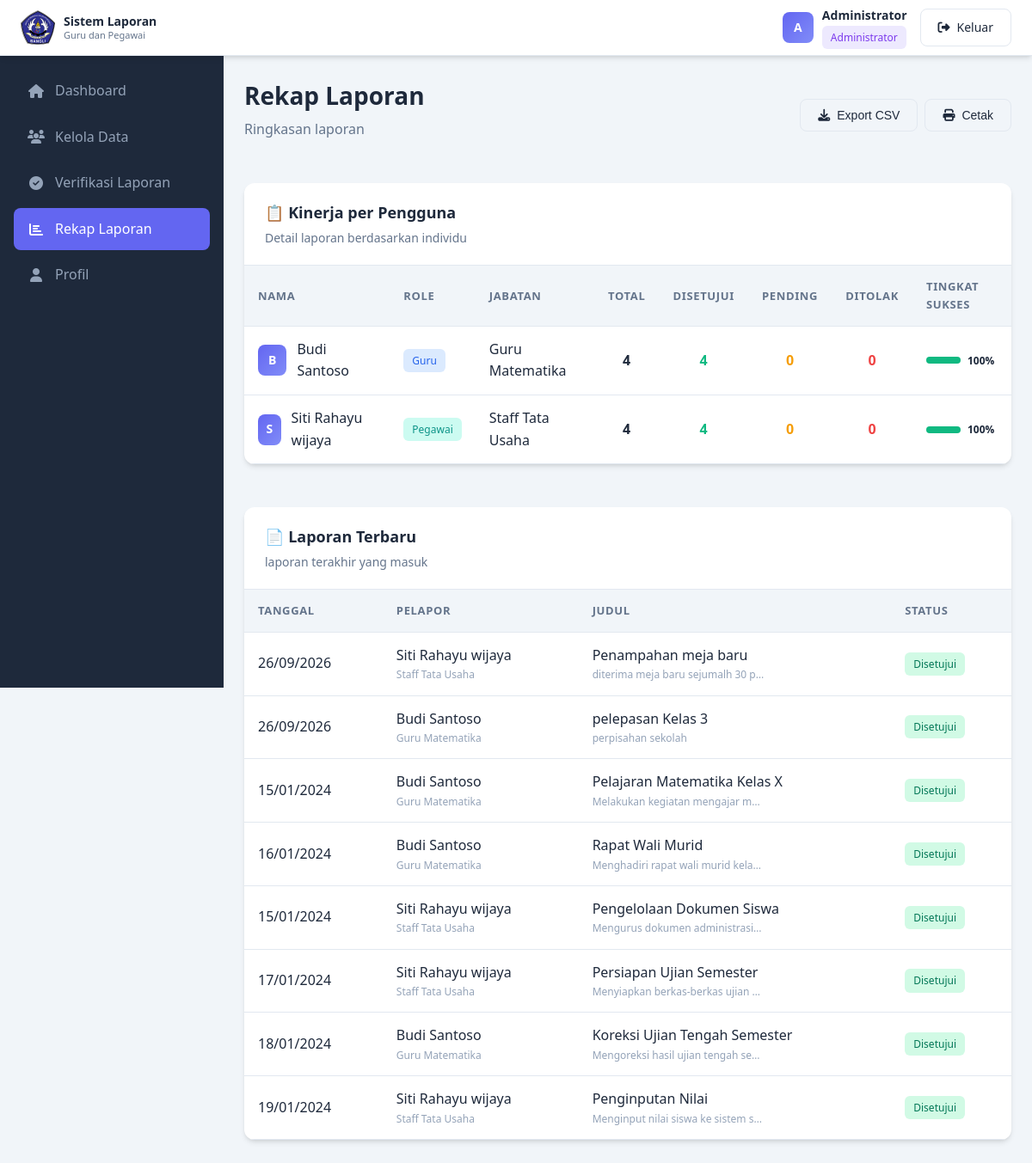
The app's page /monitoring.php (signed in) with its own data.
### tables this page shows
CREATE TABLE `users` (
  `id` int(11) NOT NULL,
  `email` varchar(100) NOT NULL,
  `password` varchar(255) NOT NULL,
  `name` varchar(100) NOT NULL,
  `role` enum('ADMIN','GURU','PEGAWAI','KEPALA_SEKOLAH') DEFAULT 'GURU',
  `nip` varchar(20) DEFAULT NULL,
  `phone` varchar(20) DEFAULT NULL,
  `position` varchar(100) DEFAULT NULL,
  `address` text DEFAULT NULL,
  `gender` enum('Laki-laki','Perempuan') DEFAULT NULL,
  `birth_date` date DEFAULT NULL,
  `created_at` timestamp NOT NULL DEFAULT current_timestamp(),
  `updated_at` timestamp NOT NULL DEFAULT current_timestamp() ON UPDATE current_timestamp()
);

CREATE TABLE `reports` (
  `id` int(11) NOT NULL,
  `user_id` int(11) NOT NULL,
  `title` varchar(255) NOT NULL,
  `description` text NOT NULL,
  `activity_date` date NOT NULL,
  `status` enum('PENDING','DISETUJUI','DITOLAK') DEFAULT 'PENDING',
  `verified_by` int(11) DEFAULT NULL,
  `verified_at` timestamp NULL DEFAULT NULL,
  `rejection_note` text DEFAULT NULL,
  `created_at` timestamp NOT NULL DEFAULT current_timestamp(),
  `updated_at` timestamp NOT NULL DEFAULT current_timestamp() ON UPDATE current_timestamp()
);

### config/database.php (called while the page is built, shortened)
<?php
function getConnection() {
    $conn = new mysqli(DB_HOST, DB_USER, DB_PASS, DB_NAME);
    $conn->set_charset("utf8");
    return $conn;
}
function formatTanggalSingkat($date) {
    return date('d/m/Y', strtotime($date));
}
function getCurrentUser() {
    $conn = getConnection();
    $stmt = $conn->prepare("SELECT * FROM users WHERE id = ?");
    $stmt->bind_param("i", $_SESSION['user_id']);
    $stmt->execute();
    $result = $stmt->get_result();
    $user = $result->fetch_assoc();
    return $user;
}
function getRoleLabel($role) {
    $labels = [
        'ADMIN' => 'Administrator',
        'KEPALA_SEKOLAH' => 'Kepala Sekolah',
        'GURU' => 'Guru',
        'PEGAWAI' => 'Pegawai'
    ];
    return $labels[$role] ?? $role;
}
?>

### monitoring.php (the view, shortened to what this page needs)
<?php
require_once __DIR__ . '/includes/header.php';
$conn = getConnection();
$dateFilter = "";
$roleFilterSQL = "";
$byUserQuery = "SELECT u.name, u.role, u.position, COUNT(r.id) as count,
    SUM(CASE WHEN r.status = 'DISETUJUI' THEN 1 ELSE 0 END) as approved_count,
    SUM(CASE WHEN r.status = 'PENDING' THEN 1 ELSE 0 END) as pending_count,
    SUM(CASE WHEN r.status = 'DITOLAK' THEN 1 ELSE 0 END) as rejected_count
    FROM reports r
    JOIN users u ON r.user_id = u.id
    WHERE 1=1 $dateFilter $roleFilterSQL
    GROUP BY u.id
    ORDER BY count DESC";
$byUserResult = $conn->query($byUserQuery);
$recentQuery = "SELECT r.*, u.name as user_name, u.position, u.role
    FROM reports r
    JOIN users u ON r.user_id = u.id
    WHERE 1=1 $dateFilter $roleFilterSQL
    ORDER BY r.created_at DESC LIMIT 10";
$recentResult = $conn->query($recentQuery);
?>
<div class="page-header" style="display: flex; justify-content: space-between; align-items: center; flex-wrap: wrap; gap: 1rem;">
    <div>
        <h1 class="page-title">Rekap Laporan</h1>
        <p class="page-subtitle">Ringkasan laporan </p>
    </div>
  <div class="page-actions" style="display: flex; gap: 0.5rem;">
    <button class="btn btn-outline" onclick="exportToCSV()">
        <i class="fas fa-download"></i>
        Export CSV
    </button>
    <button class="btn btn-outline"
        onclick="window.open('cetak.php','_blank')">
        <i class="fas fa-print"></i>
        Cetak
    </button>
</div>
</div>
 <br>
<div class="card">
    <div class="card-header">
        <h3 class="card-title">📋 Kinerja per Pengguna</h3>
        <p class="card-subtitle">Detail laporan berdasarkan individu</p>
    </div>
    <div class="card-body" style="padding: 0;">
        <div class="table-container">
            <table class="table">
                <thead>
                    <tr>
                        <th>Nama</th>
                        <th>Role</th>
                        <th>Jabatan</th>
                        <th style="text-align: center;">Total</th>
                        <th style="text-align: center;">Disetujui</th>
                        <th style="text-align: center;">Pending</th>
                        <th style="text-align: center;">Ditolak</th>
                        <th>Tingkat Sukses</th>
                    </tr>
                </thead>
                <tbody>
                    <?php if ($byUserResult->num_rows > 0): ?>
                        <?php while ($u = $byUserResult->fetch_assoc()): ?>
                        <?php
                        $successRate = $u['count'] > 0 ? round(($u['approved_count'] / $u['count']) * 100) : 0;
                        ?>
                        <tr>
                            <td>
                                <div style="display: flex; align-items: center; gap: 0.75rem;">
                                    <div class="user-avatar" style="width: 36px; height: 36px; font-size: 0.875rem;">
                                        <?php echo strtoupper(substr($u['name'], 0, 1)); ?>
                                    </div>
                                    <span style="font-weight: 500;"><?php echo htmlspecialchars($u['name']); ?></span>
                                </div>
                            </td>
                            <td>
                                <span class="badge badge-<?php echo strtolower($u['role']); ?>">
                                    <?php echo getRoleLabel($u['role']); ?>
                                </span>
                            </td>
                            <td><?php echo htmlspecialchars($u['position'] ?? '-'); ?></td>
                            <td style="text-align: center; font-weight: 600;"><?php echo $u['count']; ?></td>
                            <td style="text-align: center;"><span style="color: #10b981; font-weight: 600;"><?php echo $u['approved_count']; ?></span></td>
                            <td style="text-align: center;"><span style="color: #f59e0b; font-weight: 600;"><?php echo $u['pending_count']; ?></span></td>
                            <td style="text-align: center;"><span style="color: #ef4444; font-weight: 600;"><?php echo $u['rejected_count']; ?></span></td>
                            <td>
                                <div style="display: flex; align-items: center; gap: 0.5rem;">
                                    <div style="background: #e2e8f0; flex: 1; height: 8px; border-radius: 4px; overflow: hidden;">
                                        <div style="background: <?php echo $successRate >= 80 ? '#10b981' : ($successRate >= 50 ? '#f59e0b' : '#ef4444'); ?>; width: <?php echo $successRate; ?>%; height: 100%;"></div>
                                    </div>
                                    <span style="font-size: 0.75rem; font-weight: 600; min-width: 35px;"><?php echo $successRate; ?>%</span>
                                </div>
                            </td>
                        </tr>
                        <?php endwhile; ?>
                    <?php endif; ?>
                </tbody>
            </table>
        </div>
    </div>
</div>
 <br>
<div class="card">
    <div class="card-header">
        <h3 class="card-title">📄 Laporan Terbaru</h3>
        <p class="card-subtitle"> laporan terakhir yang masuk</p>
    </div>
    <div class="card-body" style="padding: 0;">
        <div class="table-container">
            <table class="table">
                <thead>
                    <tr>
                        <th>Tanggal</th>
                        <th>Pelapor</th>
                        <th>Judul</th>
                        <th>Status</th>
                    </tr>
                </thead>
                <tbody>
                    <?php if ($recentResult->num_rows > 0): ?>
                        <?php while ($report = $recentResult->fetch_assoc()): ?>
                        <tr>
                            <td><?php echo formatTanggalSingkat($report['activity_date']); ?></td>
                            <td>
                                <div>
                                    <div style="font-weight: 500;"><?php echo htmlspecialchars($report['user_name']); ?></div>
                                    <div style="font-size: 0.75rem; color: #94a3b8;"><?php echo htmlspecialchars($report['position'] ?? '-'); ?></div>
                                </div>
                            </td>
                            <td>
                                <div>
                                    <div style="font-weight: 500;"><?php echo htmlspecialchars($report['title']); ?></div>
                                    <div style="font-size: 0.75rem; color: #94a3b8; max-width: 200px; overflow: hidden; text-overflow: ellipsis; white-space: nowrap;">
                                        <?php echo htmlspecialchars($report['description']); ?>
                                    </div>
                                </div>
                            </td>
                            <td>
                                <span class="badge badge-<?php echo strtolower($report['status']); ?>">
                                    <?php
                                    echo $report['status'] === 'PENDING' ? 'Menunggu' :
                                         ($report['status'] === 'DISETUJUI' ? 'Disetujui' : 'Ditolak');
                                    ?>
                                </span>
                            </td>
                        </tr>
                        <?php endwhile; ?>
                    <?php endif; ?>
                </tbody>
            </table>
        </div>
    </div>
</div>
<?php require_once __DIR__ . '/includes/footer.php'; ?>

### includes/header.php (shortened to what this page needs)
<?php
require_once __DIR__ . '/../config/database.php';
$currentPage = basename($_SERVER['PHP_SELF'], '.php');
$user = getCurrentUser();
$menuItems = [
    'dashboard' => ['label' => 'Dashboard', 'icon' => 'home', 'roles' => ['ADMIN', 'KEPALA_SEKOLAH', 'GURU', 'PEGAWAI']],
    'input-laporan' => ['label' => 'Input Laporan', 'icon' => 'file-plus', 'roles' => ['GURU', 'PEGAWAI']],
    'riwayat-laporan' => ['label' => 'Riwayat Laporan', 'icon' => 'clock', 'roles' => ['GURU', 'PEGAWAI']],
    'kelola-data' => ['label' => 'Kelola Data', 'icon' => 'users', 'roles' => ['ADMIN']],
    'verifikasi' => ['label' => 'Verifikasi Laporan', 'icon' => 'check-circle', 'roles' => ['ADMIN']],
    'monitoring' => ['label' => 'Rekap Laporan', 'icon' => 'chart-bar', 'roles' => ['KEPALA_SEKOLAH', 'ADMIN']],
    'profil' => ['label' => 'Profil', 'icon' => 'user', 'roles' => ['ADMIN', 'KEPALA_SEKOLAH', 'GURU', 'PEGAWAI']],
];
$filteredMenuItems = array_filter($menuItems, function($item) use ($user) {
    return in_array($user['role'], $item['roles']);
});
?>
<!DOCTYPE html>
<html lang="id">
<head>
    <link rel="stylesheet" href="https://cdnjs.cloudflare.com/ajax/libs/font-awesome/6.4.0/css/all.min.css">
    <link rel="stylesheet" href="<?php echo BASE_URL; ?>/assets/css/style.css">
</head>
<body>
<header class="header">
    <div class="header-content">
        <div class="header-left">
            <div class="logo">
                <img src="logosmk3.png" alt="Logo Sekolah" class="logo-img">
                <div class="logo-text">
                    <span class="logo-title">Sistem Laporan</span>
                    <span class="logo-subtitle">Guru dan Pegawai</span>
                </div>
            </div>
        </div>
        <div class="header-right">
            <div class="user-info">
                <div class="user-avatar">
                    <?php echo strtoupper(substr($user['name'], 0, 1)); ?>
                </div>
                <div class="user-details">
                    <span class="user-name"><?php echo htmlspecialchars($user['name']); ?></span>
                    <span class="user-role badge badge-<?php echo strtolower($user['role']); ?>">
                        <?php echo getRoleLabel($user['role']); ?>
                    </span>
                </div>
            </div>
            <a href="<?php echo BASE_URL; ?>/logout.php" class="btn btn-outline">
                <i class="fas fa-sign-out-alt"></i>
                <span>Keluar</span>
            </a>
        </div>
    </div>
</header>
    <aside class="sidebar" id="sidebar">
        <nav class="sidebar-nav">
            <?php foreach ($filteredMenuItems as $page => $item): ?>
            <a href="<?php echo BASE_URL; ?>/<?php echo $page; ?>.php"
               class="sidebar-link <?php echo $currentPage === $page ? 'active' : ''; ?>">
                <i class="fas fa-<?php echo $item['icon']; ?>"></i>
                <span><?php echo $item['label']; ?></span>
            </a>
            <?php endforeach; ?>
        </nav>
    </aside>
    <main class="main-content">

### includes/header.php (style rules this page uses)
.header-content { display: flex; justify-content: space-between; align-items: center; }
.header-left { display: flex; align-items: center; gap: 12px; }
.logo { display: flex; align-items: center; gap: 10px; }
.logo-img { width: 40px; height: 40px; object-fit: contain; }
.logo-text { display: flex; flex-direction: column; line-height: 1.2; }
.logo-title { font-weight: 600; font-size: 14px; }
.logo-subtitle { font-size: 11px; color: #64748b; }
.header-right { display: flex; align-items: center; gap: 15px; }
.user-info { display: flex; align-items: center; gap: 10px; }

### includes/footer.php (style rules this page uses)
.badge-disetujui { background: #d1fae5; color: #047857; }
.user-avatar { width: 36px; height: 36px; background: linear-gradient(135deg, #6366f1, #818cf8); border-radius: 8px; display: inline-flex; align-items: center; justify-content: center; color: white; font-weight: 600; font-size: 0.875rem; }

### records on screen
users: name "A", name "Administrator", role "Administrator"
reports: activity_date "26/09/2026", user.name "Siti Rahayu wijaya", user.position "Staff Tata Usaha", title "Penampahan meja baru", description "diterima meja baru sejumalh 30 p…", status "Disetujui"
reports: activity_date "26/09/2026", user.name "Budi Santoso", user.position "Guru Matematika", title "pelepasan Kelas 3", description "perpisahan sekolah", status "Disetujui"
reports: activity_date "15/01/2024", user.name "Budi Santoso", user.position "Guru Matematika", title "Pelajaran Matematika Kelas X", description "Melakukan kegiatan mengajar m…", status "Disetujui"
reports: activity_date "16/01/2024", user.name "Budi Santoso", user.position "Guru Matematika", title "Rapat Wali Murid", description "Menghadiri rapat wali murid kela…", status "Disetujui"
reports: activity_date "15/01/2024", user.name "Siti Rahayu wijaya", user.position "Staff Tata Usaha", title "Pengelolaan Dokumen Siswa", description "Mengurus dokumen administrasi…", status "Disetujui"
reports: activity_date "17/01/2024", user.name "Siti Rahayu wijaya", user.position "Staff Tata Usaha", title "Persiapan Ujian Semester", description "Menyiapkan berkas-berkas ujian…", status "Disetujui"
reports: activity_date "18/01/2024", user.name "Budi Santoso", user.position "Guru Matematika", title "Koreksi Ujian Tengah Semester", description "Mengoreksi hasil ujian tengah se…", status "Disetujui"
reports: activity_date "19/01/2024", user.name "Siti Rahayu wijaya", user.position "Staff Tata Usaha", title "Penginputan Nilai", description "Menginput nilai siswa ke sistem s…", status "Disetujui"

### other values on screen
$item['label'] "Dashboard"
$item['label'] "Kelola Data"
$item['label'] "Verifikasi Laporan"
$item['label'] "Rekap Laporan"
$item['label'] "Profil"
substr($u['name'], 0, 1) "B"
$u['name'] "Budi Santoso"
getRoleLabel($u['role']) "Guru"
$u['position'] "Guru Matematika"
$u['count'] "4"
$u['approved_count'] "4"
$u['pending_count'] "0"
$u['rejected_count'] "0"
$successRate "100"
substr($u['name'], 0, 1) "S"
